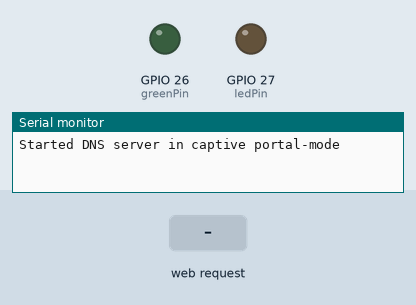
This sketch was run on a simulated ESP32. Parts: output pins drawn as LEDs (lit = HIGH), the last lines printed to the serial monitor. The inputs (shaded band) are chosen by the test bench.

Above: at 1.2 s.
1.3 s: HTTP request GET /toggle received
At 1.8 s:
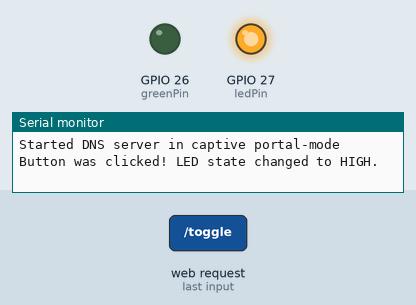
2.8 s: HTTP request GET /togglegreen received
At 4.0 s:
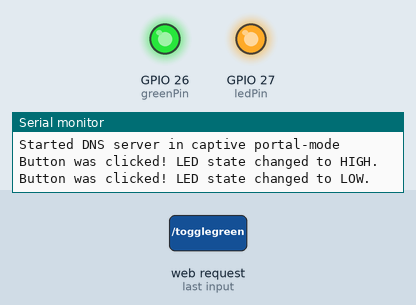
4.3 s: HTTP request GET /toggle2 received
At 5.3 s:
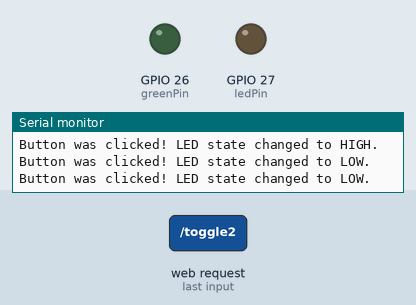
5.8 s: HTTP request GET /togglegreen received
At 6.4 s:
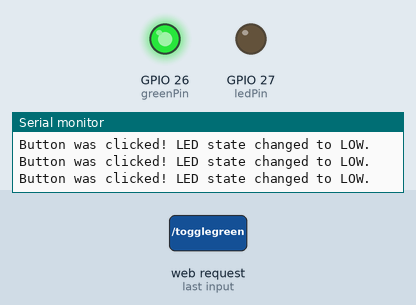
Timing chart, 0 to 8.3 s (numbered marks = the images above; inputs shaded):
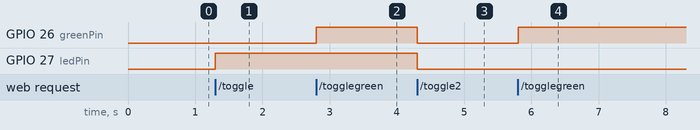

The sketch:

Captive_PORTAL_WITH_LIGHTS.ino
```cpp
/*
This example enables catch-all Captive portal for ESP32 Access-Point
It will allow modern devices/OSes to detect that WiFi connection is
limited and offer a user to access a banner web-page.
There is no need to find and open device's IP address/URL, i.e. http://192.168.4.1/
This works for Android, Ubuntu, FireFox, Windows, maybe others...
*/

#include <Arduino.h>
#include <WiFi.h>
#include <DNSServer.h>
#include <WebServer.h>

DNSServer dnsServer;
WebServer server(80);

const int ledPin = 27;
const int greenPin = 26;
//bool ledState = false;

static const char responsePortal[] = R"===(
<!DOCTYPE html><html><head><title>ESP32 CaptivePortal</title></head><body>
<h1>MAA BETA HAR GHAR UJALA YOJNA</h1><p>Jor ka Zhatka haye joro se laga.</p>
<h1>MUMMY LIGHT ON KAR DO!!!<h1>
<button type="button" onclick="fetch('/toggle')">Red Light ON!</button>
<button type="button" onclick="fetch('/togglegreen')">Green Light ON!</button>
<button type="button" onclick="fetch('/toggle2')">Light OFF!</button> </body></html>
)===";

// index page handler
void handleRoot() {
  server.send(200, "text/plain", "Hello from the other Side");
}

void handleToggle() {
  //ledState = !ledState;
  digitalWrite(ledPin, HIGH );
  server.send(200, "text/plain", "OK"); // Send a success response back to fetch()
  Serial.println("Button was clicked! LED state changed to HIGH.");
}

void handleToggle2() {
  //ledState = !ledState;
  digitalWrite(greenPin, LOW);
  digitalWrite(ledPin, LOW);
  server.send(200, "text/plain", "OK"); // Send a success response back to fetch()
  Serial.println("Button was clicked! LED state changed to LOW.");
}


void handleTogglegreen() {
  //ledState = !ledState;
  digitalWrite(greenPin, HIGH);
  server.send(200, "text/plain", "OK"); // Send a success response back to fetch()
  Serial.println("Button was clicked! LED state changed to LOW.");
}
// this will redirect unknown http req's to our captive portal page
// based on this redirect various systems could detect that WiFi AP has a captive portal page
void handleNotFound() {
  server.sendHeader("Location", "/portal");
  server.send(302, "text/plain", "redirect to captive portal");
}

void setup() {
  Serial.begin(115200);
  WiFi.mode(WIFI_AP);
  WiFi.softAP("ESP32-Viplu");
  pinMode(ledPin, OUTPUT);
  pinMode(greenPin, OUTPUT);
  digitalWrite(ledPin, LOW);

  // by default DNSServer is started serving any "*" domain name. It will reply
  // AccessPoint's IP to all DNS request (this is required for Captive Portal detection)
  if (dnsServer.start()) {
    Serial.println("Started DNS server in captive portal-mode");
  } else {
    Serial.println("Err: Can't start DNS server!");
  }

  // serve a simple root page
  server.on("/", handleRoot);
  server.on("/toggle", handleToggle);
  server.on("/toggle2", handleToggle2);
  server.on("/togglegreen", handleTogglegreen);
  // serve portal page
  server.on("/portal", []() {
    server.send(200, "text/html", responsePortal);
  });

  // all unknown pages are redirected to captive portal
  server.onNotFound(handleNotFound);
  server.begin();
}

void loop() {
  server.handleClient();
  delay(5);  // give CPU some idle time
}
```

Measured:
- after the input at 1.3 s, GPIO 27 (ledPin): LOW → HIGH at once
- after the input at 2.8 s, GPIO 26 (greenPin): LOW → HIGH at once
- after the input at 4.3 s, GPIO 26 (greenPin), GPIO 27 (ledPin): HIGH → LOW at once
- after the input at 5.8 s, GPIO 26 (greenPin): LOW → HIGH at once
